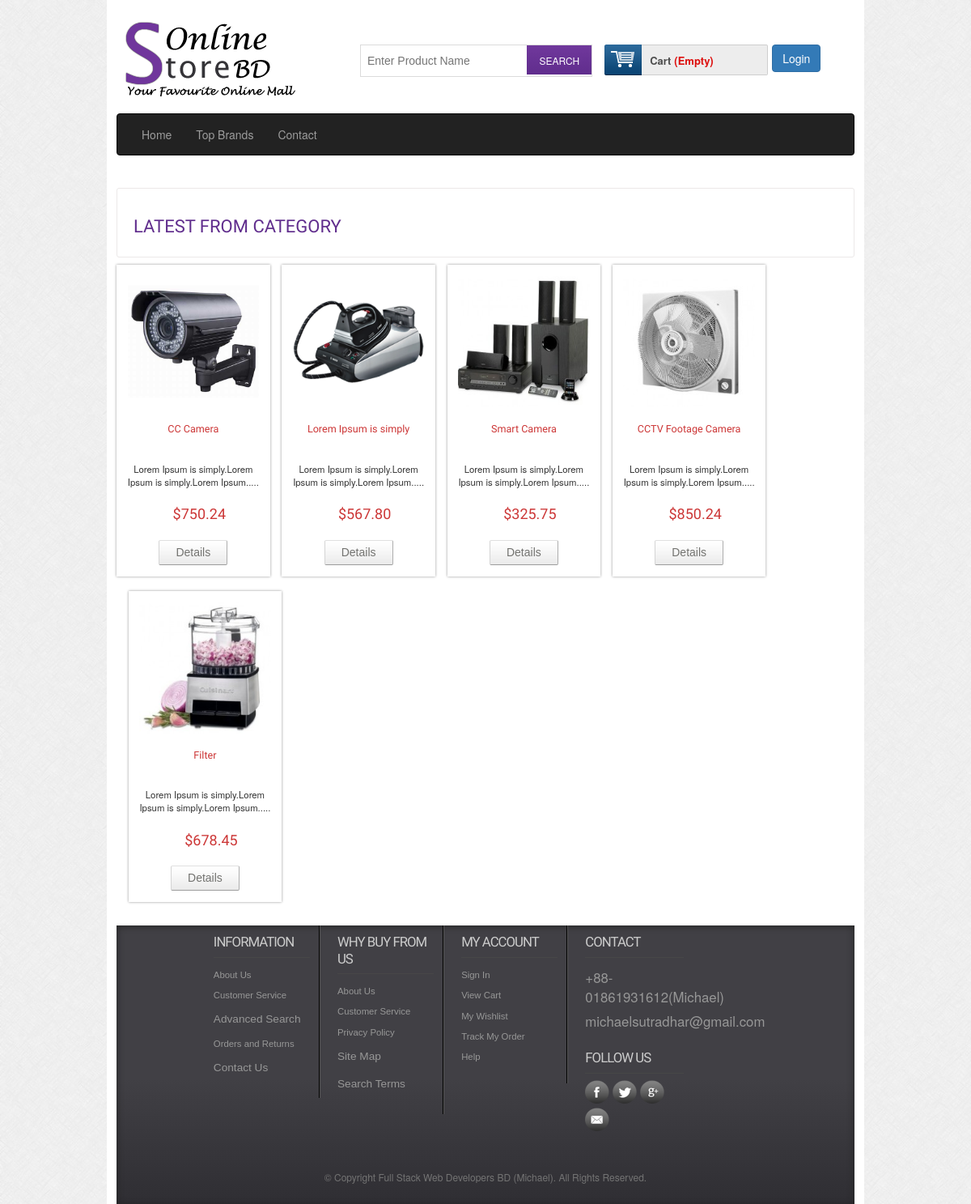
/shop/productbycat.php?catid=14, run on the app's committed database.
### tables this page shows
CREATE TABLE `tbl_product` (
  `productId` int(11) NOT NULL,
  `productName` varchar(255) NOT NULL,
  `catId` int(11) NOT NULL,
  `brandId` int(11) NOT NULL,
  `body` text NOT NULL,
  `price` float(10,2) NOT NULL,
  `image` varchar(255) NOT NULL,
  `type` tinyint(4) NOT NULL DEFAULT '0'
);

### shop/classes/Product.php (called while the page is built, shortened)
<?php
    $filepath = realpath(dirname(__FILE__));
    include_once ($filepath.'/../lib/Database.php');
    include_once ($filepath.'/../helpers/Format.php');
?>
<?php
class Product {
    private $db;
    public function __construct() {
        $this->db = new Database();
    }
       public function productByCategory($id){
        $catId = mysqli_real_escape_string($this->db->link, $id);
        $query = "SELECT * FROM tbl_product WHERE catId = '$catId'";
        $result = $this->db->select($query);
        return $result;
       }
 }

### shop/lib/Database.php (called while the page is built, shortened)
<?php
Class Database{
 public $host   = DB_HOST;
 public $user   = DB_USER;
 public $pass   = DB_PASS;
 public $dbname = DB_NAME;
 public $link;
private function connectDB(){
 $this->link = new mysqli($this->host, $this->user, $this->pass,
  $this->dbname);
 }
public function select($query){
  $result = $this->link->query($query) or
   die($this->link->error.__LINE__);
  if($result->num_rows > 0){
    return $result;
  } else {
    return false;
  }
 }
}

### shop/helpers/Format.php (called while the page is built, shortened)
<?php
class Format{
 public function textShorten($text, $limit = 400){
  $text = $text. " ";
  $text = substr($text, 0, $limit);
  $text = substr($text, 0, strrpos($text, ' '));
  $text = $text.".....";
  return $text;
 }
}

### shop/productbycat.php (the view, shortened to what this page needs)
<?php include 'inc/header.php' ?>
<?php
if(!isset($_GET['catid']) OR $_GET['catid'] == NULL){
    echo "<script>window.location = 'NotFound.php';</script>";
}else{
    $id = $_GET['catid'];
}
?>
 <div class="main">
    <div class="content">
    	<div class="content_top">
    		<div class="heading">
    		<h3>Latest from Category</h3>
    		</div>
    	</div>
	      <div class="section group">
                            <?php
                            $productbycat = $pd->productByCategory($id);
                            if($productbycat){
                                while ($result = $productbycat->fetch_assoc()){
                            ?>
				<div class="grid_1_of_4 images_1_of_4">
                                    <a href="details.php?proid=<?php echo $result['productId']; ?>"><img src="admin/<?php echo $result['image']; ?>" alt="" /></a>
					<h2> <?php echo $result['productName']; ?> </h2>
					 <p><?php echo $fm->textShorten($result['body'],60); ?></p>
					 <p><span class="price">$<?php echo $result['price'];?> </span></p>
                                        <div class="button"><span><a href="details.php?proid=<?php echo $result['productId']; ?>" class="details">Details</a></span></div>
				</div>
                            <?php } } else{
                                echo "<span class ='error'>Products Of This Category Are Not Available </span>";
                            }
?>
			</div>
    </div>
 </div>
<?php include 'inc/footer.php' ?>

### shop/css/style.css (style rules this page uses)
html,body,div,span,applet,object,iframe,h1,h2,h3,h4,h5,h6,p,blockquote,pre,a,abbr,acronym,address,big,cite,code,del,dfn,em,img,ins,kbd,q,s,samp,small,strike,strong,sub,sup,tt,var,b,u,i,dl,dt,dd,ol,nav ul,nav li,fieldset,form,label,legend,table,caption,tbody,tfoot,thead,tr,th,td,article,aside,canvas,details,embed,figure,figcaption,footer,header,hgroup,menu,nav,output,ruby,section,summary,time,mark,audio,video { margin:0;padding:0;border:0;font-size:100%;font:inherit;vertical-align:baseline; }
a { text-decoration:none; }
img { max-width:100%; }
body { font-family:Arial, Helvetica, sans-serif; background:url(../images/body_bg3.jpg); }
.section { clear: both; padding: 0px; margin: 0px; }
.group:before, .group:after { content:""; display:table; }
.group:after { clear:both; }
.group { zoom:1; }
.content { padding:20px 0; background:#FFF; }
.content h2 { font-size:23px; color:#6C6C6C; font-family: 'Monda', sans-serif; }
.content_top { padding:15px 20px; border:1px solid #EBE8E8; border-radius:3px; }
.heading { float:left; margin-right:10%; }
.heading h3 { font-family: 'Monda', sans-serif; font-size:22px; color:#602D8D; text-transform:uppercase; }
.grid_1_of_4 { display: block; float:left; margin: 1% 0 1% 1.6%; box-shadow: 0px 0px 3px rgb(150, 150, 150); }
.grid_1_of_4:first-child { margin-left: 0; }
.images_1_of_4 { width: 20.80%; padding:1.5%; text-align:center; position:relative; }
.images_1_of_4 img { max-width:100%; }
.images_1_of_4 h2 { color: #CC3636; font-family: 'Monda', sans-serif; font-size:0.9em; font-weight : normal; }
.images_1_of_4 p { font-size:0.8125em; padding:0.4em 0; color: #333; }
.images_1_of_4 p span.price { font-size:18px; font-family: 'Monda', sans-serif; color: #CC3636; margin-left:15px; }
.images_1_of_4 .button { float: left; line-height: 1.9em; margin-top: 0.3em; width: 100%; }
.images_1_of_4 .button a { padding:7px 20px; font-size:0.8em; }
.images_1_of_4 .button a { font-family: "Trebuchet MS",Arial,Helvetica,sans-serif; font-size: 14px; line-height: 15px; text-transform: none; color: #737370; text-decoration: none!important; background: url(../images/button-bg.png) repeat-x 0 0 #E8E8E8; display: inline-block; border-left: 1px solid #D4D4D4!important; border-right: 1px solid #ADADAD!important; border-top: 1px solid #E0E0E0!important; border-bottom: 1px solid #9C9C9C!important; cursor: pointer!important; margin: 0 2px; border-radius: 2px; -moz-border-radius: 2px; -webkit-border-radius: 2px; -webkit-transition: all 0.5s ease; -moz-transition: all 0.5s ease; -o-transition: all 0.5s ease; transition: all 0.5s ease; }

### data on the page
tbl_product: image (picture), productName "CC Camera", body "Lorem Ipsum is simply.Lorem Ipsum is simply.Lorem Ipsum.....", price "750.24"
tbl_product: image (picture), productName "Lorem Ipsum is simply", body "Lorem Ipsum is simply.Lorem Ipsum is simply.Lorem Ipsum.....", price "567.80"
tbl_product: image (picture), productName "Smart Camera", body "Lorem Ipsum is simply.Lorem Ipsum is simply.Lorem Ipsum.....", price "325.75"
tbl_product: image (picture), productName "CCTV Footage Camera", body "Lorem Ipsum is simply.Lorem Ipsum is simply.Lorem Ipsum.....", price "850.24"
tbl_product: image (picture), productName "Filter", body "Lorem Ipsum is simply.Lorem Ipsum is simply.Lorem Ipsum.....", price "678.45"
